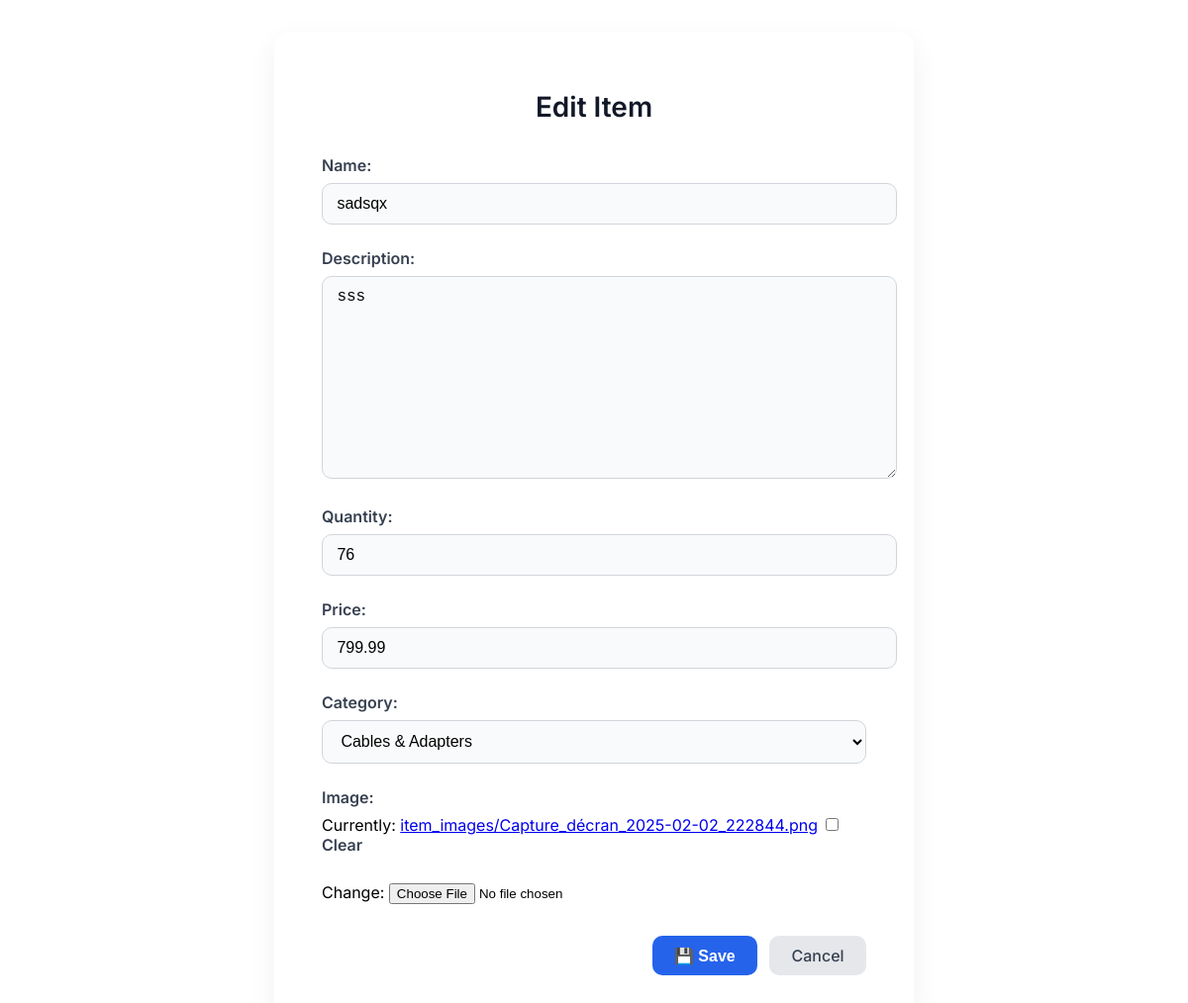
Page /api/edit/7/ (signed in) on the committed database.
### inventory/models.py (models this page shows, shortened)
class Item(models.Model):
    name = models.CharField(max_length=100)
    description = models.TextField(blank=True)
    quantity = models.PositiveIntegerField()
    price = models.DecimalField(max_digits=10, decimal_places=2)
    date_added = models.DateTimeField(auto_now_add=True)
    category = models.ForeignKey(Category, on_delete=models.CASCADE, null=True, blank=True)
    image = models.ImageField(upload_to='item_images/', null=True, blank=True)

class Category(models.Model):
    name = models.CharField(max_length=100, unique=True)
    def __str__(self):
        return self.name

### inventory/views.py (the view)
# urls.py: path('edit/<int:pk>/', views.item_edit, name='item_edit'),
@login_required
def item_edit(request, pk):
    item = get_object_or_404(Item, pk=pk)
    if request.method == 'POST':
        form = ItemForm(request.POST, request.FILES, instance=item)  # <-- add request.FILES
        if form.is_valid():
            form.save()
            return redirect('item_list')
    else:
        form = ItemForm(instance=item)
    return render(request, 'inventory/item_form.html', {'form': form, 'title': 'Edit Item'})

### inventory/forms.py
class ItemForm(forms.ModelForm):
    class Meta:
        model = Item
        fields = ['name', 'description', 'quantity', 'price', 'category', 'image']

### inventory/templates/inventory/item_form.html (shortened to what this page needs)
<!DOCTYPE html>
<html lang="en">
<head>
    <link href="https://cdn.jsdelivr.net/npm/bootstrap-icons@1.10.5/font/bootstrap-icons.css" rel="stylesheet">
</head>
<body>
    <div class="form-container">
        <h1>{{ title }}</h1>
        <form method="post" enctype="multipart/form-data">
            {{ form.as_p }}
            <div class="button-group">
                <button type="submit">💾 Save</button>
                <a href="{% url 'item_list' %}" class="cancel-button">Cancel</a>
            </div>
        </form>
    </div>
</body>
</html>

### inventory/templates/inventory/item_form.html (style rules this page uses)
body { font-family: 'Inter', sans-serif; margin: 0; padding: 2rem; min-height: 100vh; display: flex; justify-content: center; align-items: center; background-size: cover; background-attachment: fixed; }
.form-container { background-color: #fff; padding: 2.5rem 3rem; border-radius: 16px; box-shadow: 0 10px 30px rgba(0, 0, 0, 0.06); width: 100%; max-width: 550px; }
h1 { text-align: center; color: #111827; margin-bottom: 2rem; font-size: 1.75rem; font-weight: 600; }
form p { margin-bottom: 1.5rem; }
label { display: block; margin-bottom: 0.5rem; font-weight: 600; color: #374151; }
input[type="text"], input[type="number"], input[type="email"], input[type="decimal"], textarea, select { width: 100%; padding: 0.7rem 0.9rem; border: 1px solid #d1d5db; border-radius: 10px; background-color: #f9fafb; font-size: 1rem; transition: border-color 0.2s ease; }
.button-group { display: flex; justify-content: flex-end; gap: 0.75rem; margin-top: 2rem; }
button[type="submit"] { background-color: #2563eb; color: white; border: none; padding: 0.65rem 1.4rem; border-radius: 10px; font-weight: 600; font-size: 1rem; cursor: pointer; transition: background-color 0.3s ease; }
.cancel-button { background-color: #e5e7eb; color: #374151; padding: 0.65rem 1.4rem; border-radius: 10px; font-weight: 500; text-decoration: none; transition: background-color 0.3s ease; }

### rows in the picture
Item: name "sadsqx", description "sss", quantity "76", price "799.99", category "Cables & Adapters"

### other values in the picture
{{ title }} "Edit Item"
